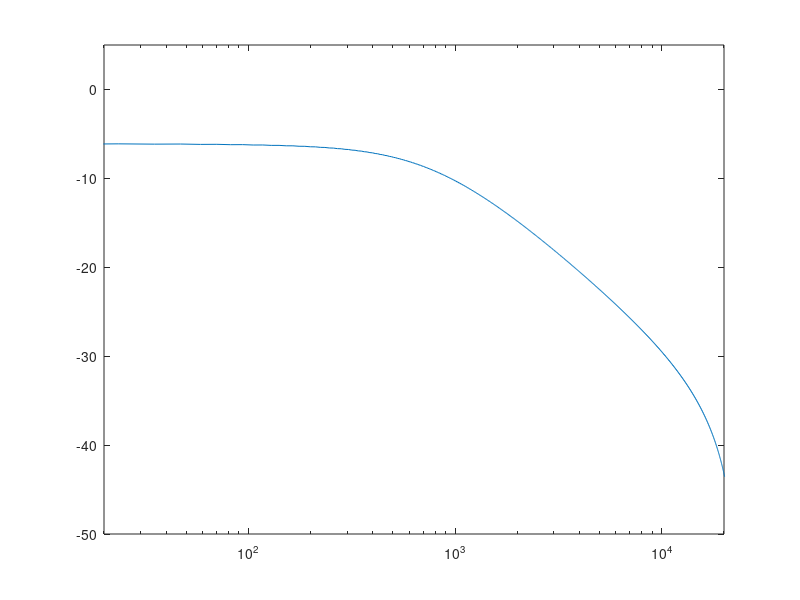

MATLAB code for this plot:
% tubeScreamerTone.m
% Raymond Plasse
% AET-5895
% 11/1/2024

clear; clc; close all;

% initial values taken from electrosmash.com
Fs = 48000;
Ts = 1/Fs;

C1 = .22e-6;
R1 = Ts/(2*C1);

C2 = .22e-6;
R2 = Ts/(2*C2);

C3 = .22e-6;
R3 = Ts/(2*C3);

C4 = 1e-6;
R4 = Ts/(2*C4);

R5 = 220;
R6 = 1e3;
R7 = 1e3;
R8 = 220;
R9 = 1e3;

outPot = 0.5;
R10 = (1-outPot) * 100e3; % sometimes have to swap these
R11 = outPot * 100e3; % sometimes have to swap these

tonePot = 0.5; % can choose different values just not 0 or 1
P1 = tonePot * 20e3; 
P2 = (1-tonePot) * 20e3;

G2 = 1 + R2/P1 + R5/P1;
G3 = 1 + R3/P2 + R8/P2;
G0 = 1 + R10/R11 + R9/R11 + R4/R11;
Gx = 1 + R7/(G3*P2);
Gz = 1/R1 + 1/R6 + 1/(G2*P1);
Gr = P1/R2 + 1 + R5/R2;
Gs = 1 + P2/R3 + R8/R3;

b0 = Gx/(R6*Gz*G0);
b1 = Gx/(Gz*G0);
b2 = (R2*Gx)/(G2*Gz*G0*P1);
b3 = (-R3*R7)/(G3*G0*P2);
b4 = -R4/G0;

u = [1 ; zeros(2047,1)];

N = length(u);
y = zeros(N,1);

x1 = 0; x2 = 0; x3 = 0; x4 = 0;
for n = 1:N

    Vin = u(n,1);
    Vout = b0 * Vin + b1 * x1 + b2 * x2 + b3 * x3 + b4 * x4;

    % state updates
    Vx = Vin/(R6*Gz) + x1/Gz + (R2*x2)/(G2*Gz*P1);
    x1 = (2/R1) * Vx - x1;
    x2 = (2/R2) * (Vx/Gr + x2*((P1+R5)/Gr)) - x2;
    x3 = (2/R3) * (Vx/Gs + x3*((P2+R8)/Gs)) - x3;
    x4 = (2/R11) * Vout + x4;

    y(n,1) = Vout;

end

[H,W] = freqz(y,1,N,Fs);
semilogx(W,20*log10(abs(H)));
axis([20 20000 -50 5]);
